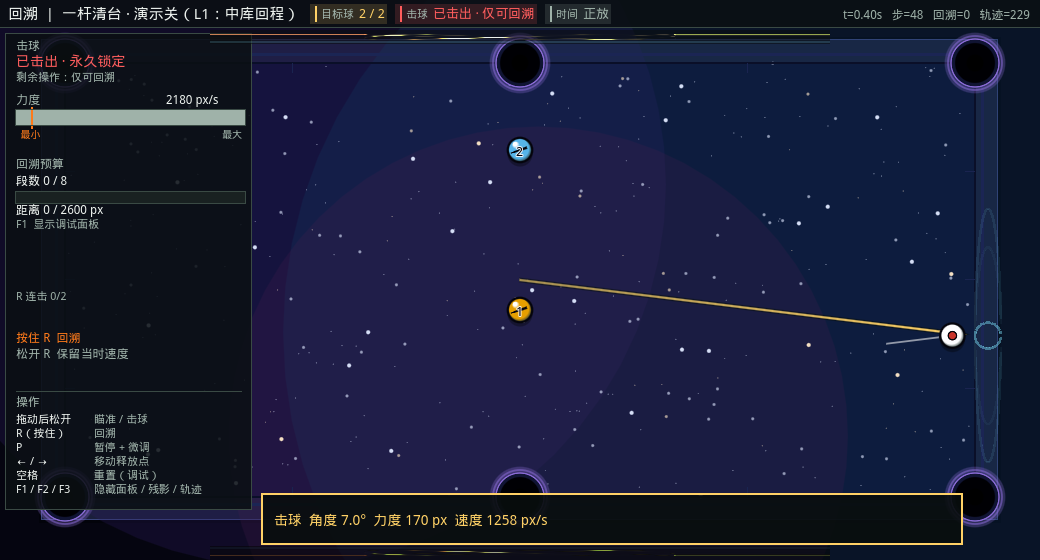
#> input picture godot/evidence/rail_ripple.png, 1040 x 560 px, found by its file name
$ python warp_localise.py
#> lines starting #> are read from the running program, lines starting #| are printed output that depends on the picture
"""Localise the regression: is the warp SOURCE wrong, or the blit through the shader?

Three images:
  old        the committed capture from the last build that had NO warp at all
  target     the SubViewport contents this build (--dump-warp)
  composite  what the player actually sees this build

If target matches old but composite does not, the source is fine and the shader/blit path is at fault.
If target does not match old, the source drawing itself broke.
"""
from PIL import Image

OLD = r'godot\evidence\rail_ripple.png'
TARGET = r'godot\evidence\warp_target.png'
COMPOSITE = r'godot\evidence\warp_composite.png'

X0, X1, Y0, Y1 = 100, 940, 100, 470


def mean_lum(im, box):
    x0, x1, y0, y1 = box
    t = n = 0
    for y in range(y0, y1, 2):
        for x in range(x0, x1, 2):
            p = im.getpixel((x, y))
            t += (p[0] + p[1] + p[2]) / 3.0
            n += 1
    return t / n


def diff_pct(a, b, box, thr=30):
    x0, x1, y0, y1 = box
    d = n = 0
    for y in range(y0, y1, 2):
        for x in range(x0, x1, 2):
            p, q = a.getpixel((x, y)), b.getpixel((x, y))
            if abs(p[0] - q[0]) + abs(p[1] - q[1]) + abs(p[2] - q[2]) > thr:
                d += 1
            n += 1
    return d * 100.0 / n


old = Image.open(OLD).convert('RGB')
#> old is the input picture: PIL image 1040x560 RGB; mean R, G, B 25.3, 29.3, 54.2
target = Image.open(TARGET).convert('RGB')
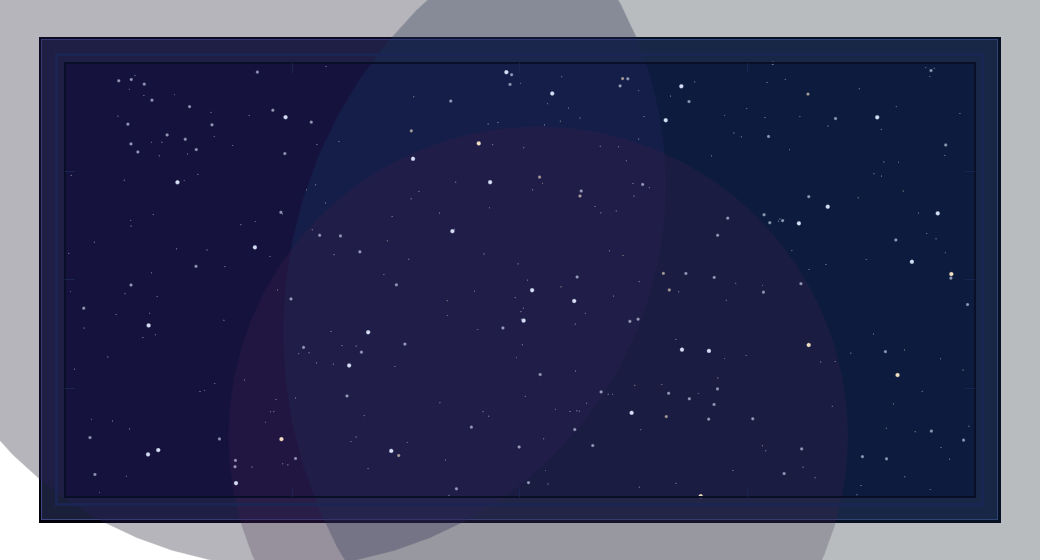
#> input picture godot/evidence/warp_target.png, 1040 x 560 px, found by its file name
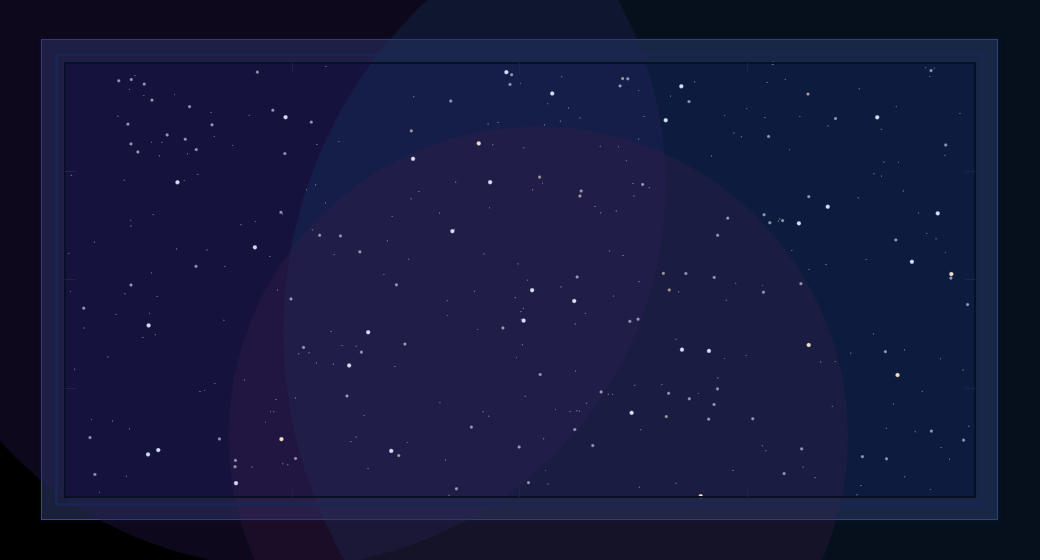
#> target: PIL image 1040x560 RGB; mean R, G, B 21.8, 25, 59.9
#> (the run stopped early here; a loop or call above may not have finished)
